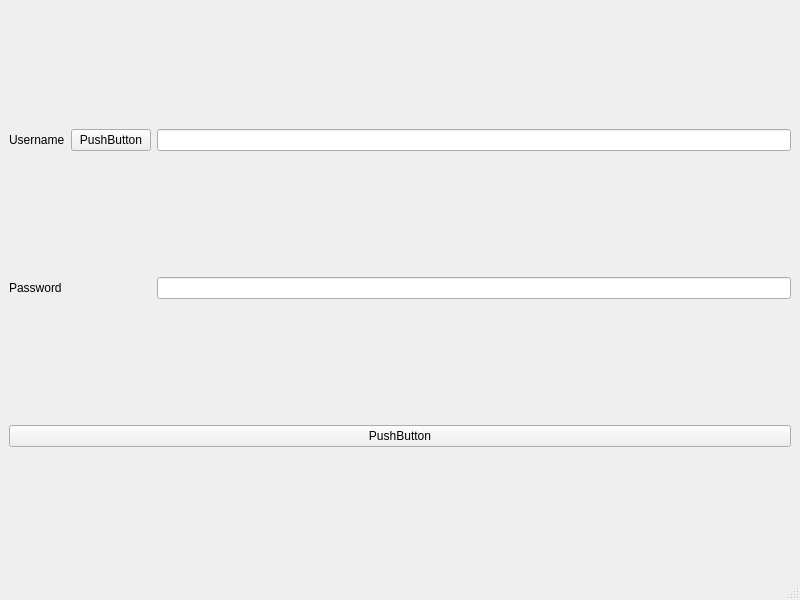
<?xml version="1.0" encoding="UTF-8"?>
<ui version="4.0">
 <class>MainWindow</class>
 <widget class="QMainWindow" name="MainWindow">
  <property name="geometry">
   <rect>
    <x>0</x>
    <y>0</y>
    <width>800</width>
    <height>600</height>
   </rect>
  </property>
  <property name="windowTitle">
   <string>MainWindow</string>
  </property>
  <widget class="QWidget" name="centralwidget">
   <layout class="QGridLayout" name="gridLayout">
    <item row="4" column="0" colspan="3">
     <widget class="QPushButton" name="pushButton">
      <property name="text">
       <string>PushButton</string>
      </property>
     </widget>
    </item>
    <item row="0" column="2">
     <widget class="QLineEdit" name="lineEdit"/>
    </item>
    <item row="3" column="2">
     <widget class="QLineEdit" name="lineEdit_2"/>
    </item>
    <item row="0" column="0">
     <widget class="QLabel" name="label">
      <property name="text">
       <string>Username</string>
      </property>
     </widget>
    </item>
    <item row="3" column="0">
     <widget class="QLabel" name="label_2">
      <property name="text">
       <string>Password</string>
      </property>
     </widget>
    </item>
    <item row="0" column="1">
     <widget class="QPushButton" name="pushButton_2">
      <property name="text">
       <string>PushButton</string>
      </property>
     </widget>
    </item>
   </layout>
  </widget>
  <widget class="QMenuBar" name="menubar">
   <property name="geometry">
    <rect>
     <x>0</x>
     <y>0</y>
     <width>800</width>
     <height>23</height>
    </rect>
   </property>
  </widget>
  <widget class="QStatusBar" name="statusbar"/>
 </widget>
 <resources/>
 <connections/>
</ui>
